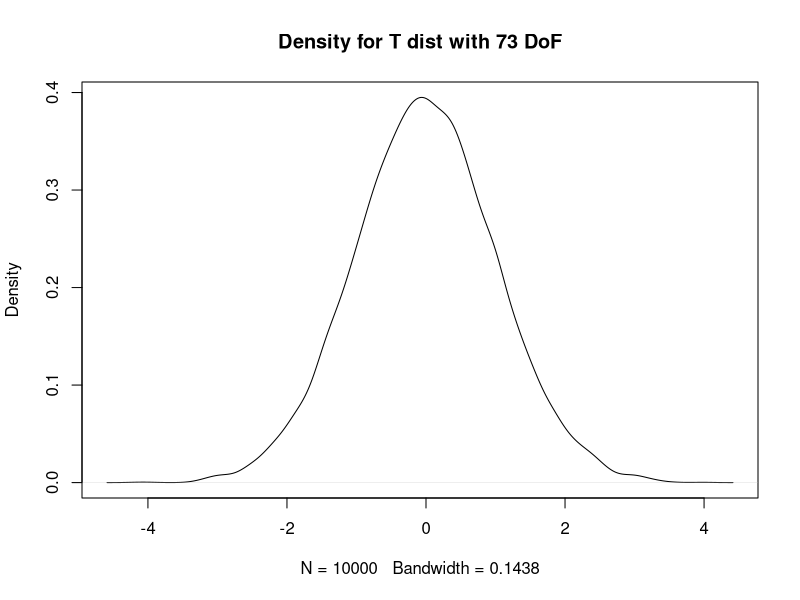
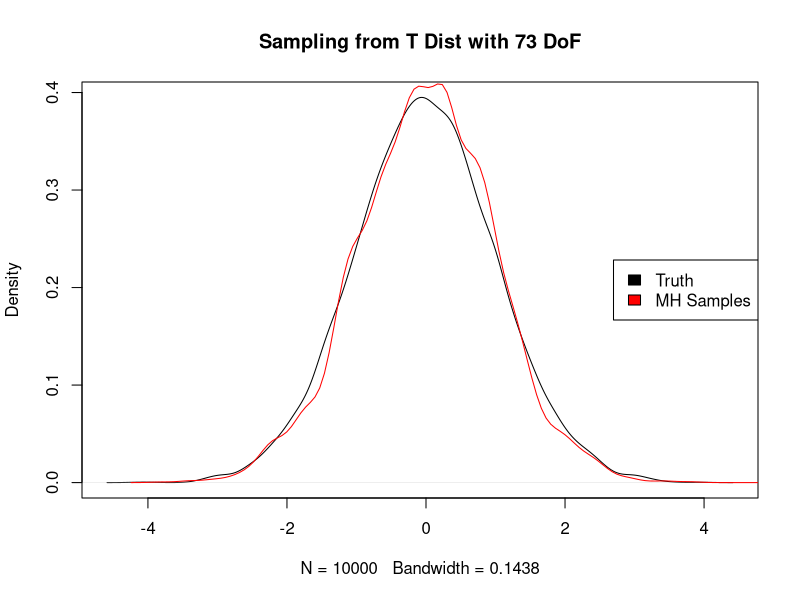
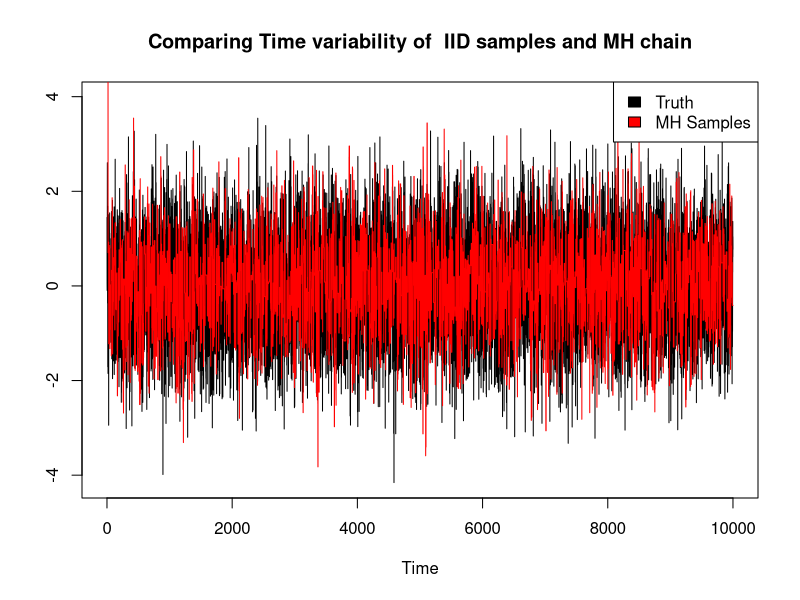

Write R code to recreate these figures, in order.
# Implementing a toy problem using Metropolois-Hastings Algorithm
set.seed(42)
##############################
# Problem : We want to run the MH algorithm to sample from a t dist.

N <- 1e4
k <- 73
iid.samples <- rt(n = N, df = k)
plot(density(iid.samples), main = paste("Density for T dist with",k,"DoF"))

# Density function is dt

##############################


##############################
# Solution : 
t_mh <- function(N = 1e3, k, h){
  
  out.vect <- numeric(length = N)
  acc.prob <- 0
  out.vect[1] <- 30
  
  for(t in 2:N){
    prop.curr <- rnorm(1,out.vect[t-1],sqrt(h))
    
    alpha <- dt(prop.curr, k)/dt(out.vect[t-1],k)
    
    U.curr <- runif(1)
    if(U.curr <= alpha){
      out.vect[t] <- prop.curr
      acc.prob <- acc.prob + 1
    }
    else{
      out.vect[t] <- out.vect[t-1]
    }
  }
  
  print(acc.prob/N)
  return(out.vect)
}

chain <- t_mh(N,k,20)
par(mfrow = c(1,1))
plot(density(iid.samples), main = "Sampling from T Dist with 73 DoF")
lines(density(chain), col = "red")
legend("right", c("Truth", "MH Samples"), fill = c("black","red" ))

plot.ts(iid.samples, ylab = "", 
        main = "Comparing Time variability of  IID samples and MH chain")
lines(1:N,chain,col = "red")
legend("topright", c("Truth", "MH Samples"), fill = c("black","red" ))
##############################